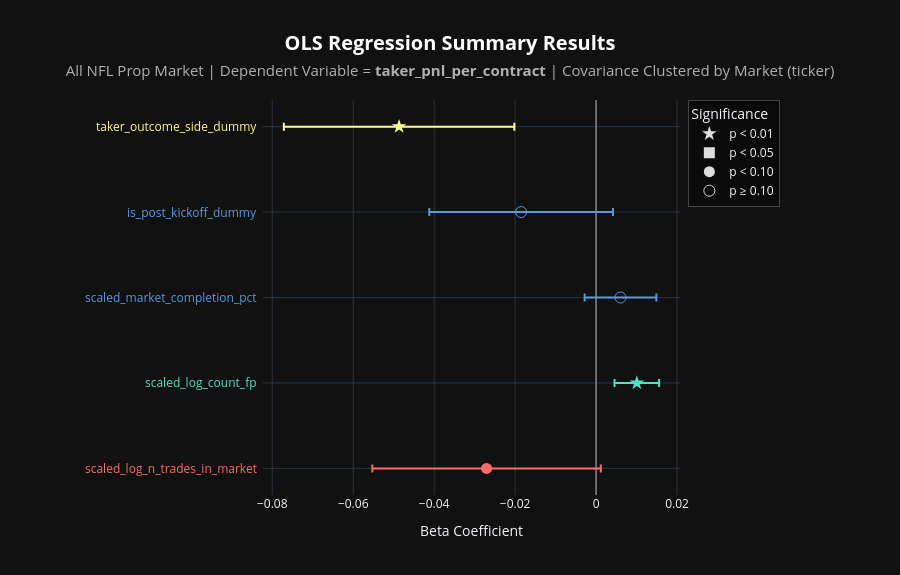

Source (notebook cell):
### Code cell
# Regression Analysis: Taker PnL
# Note, hover for regression details

graph_regression(
    df           = kalshi_df,
    graph_title  = "All NFL",
    side         = 'taker',
    n_req_trades = 500,
    show_const   = False
)

### Figure 1 — Plotly figure (JSON) as saved in the notebook; plotly's stock layout.template omitted (floating-point values rounded to 4 significant figures)
{"data": [{"customdata": [[0.0603, 0.0144, -1.879, 0, 0.0002822, -95.86, 51.03, -0.05527, 0.001173]], "error_x": {"array": [0.02822], "color": "#FF6B6B", "type": "data", "visible": true}, "hovertemplate": "<b>Independent Variable:</b> %{y}<br><b>Beta:</b> %{x:.4f}<br><b>95% CI:</b> [%{customdata[7]:.4f}, %{customdata[8]:.4f}]<br><br><b>Clustered (by ticker):</b><br>p-value: %{customdata[0]:.4f}<br>Std Error: %{customdata[1]:.4f}<br>t-statistic: %{customdata[2]:.2f}<br><br><b>Naive (non-clustered):</b><br>p-value: %{customdata[3]:.4f}<br>Std Error: %{customdata[4]:.4f}<br>t-statistic: %{customdata[5]:.2f}<br><br><b>SE inflation (clustered / naive):</b> %{customdata[6]:.2f}x<extra></extra>", "marker": {"color": "#FF6B6B", "size": 11, "symbol": "circle"}, "mode": "markers", "showlegend": false, "type": "scatter", "x": [-0.02705], "y": ["scaled_log_n_trades_in_market"]}, {"customdata": [[0.0003442, 0.002813, 3.58, 6.239e-282, 0.0002806, 35.89, 10.03, 0.004555, 0.01558]], "error_x": {"array": [0.005513], "color": "#50E3C2", "type": "data", "visible": true}, "hovertemplate": "<b>Independent Variable:</b> %{y}<br><b>Beta:</b> %{x:.4f}<br><b>95% CI:</b> [%{customdata[7]:.4f}, %{customdata[8]:.4f}]<br><br><b>Clustered (by ticker):</b><br>p-value: %{customdata[0]:.4f}<br>Std Error: %{customdata[1]:.4f}<br>t-statistic: %{customdata[2]:.2f}<br><br><b>Naive (non-clustered):</b><br>p-value: %{customdata[3]:.4f}<br>Std Error: %{customdata[4]:.4f}<br>t-statistic: %{customdata[5]:.2f}<br><br><b>SE inflation (clustered / naive):</b> %{customdata[6]:.2f}x<extra></extra>", "marker": {"color": "#50E3C2", "size": 11, "symbol": "star"}, "mode": "markers", "showlegend": false, "type": "scatter", "x": [0.01007], "y": ["scaled_log_count_fp"]}, {"customdata": [[0.1819, 0.004519, 1.335, 1.26e-50, 0.0004031, 14.96, 11.21, -0.002824, 0.01489]], "error_x": {"array": [0.008857], "color": "#5A99E0", "type": "data", "visible": true}, "hovertemplate": "<b>Independent Variable:</b> %{y}<br><b>Beta:</b> %{x:.4f}<br><b>95% CI:</b> [%{customdata[7]:.4f}, %{customdata[8]:.4f}]<br><br><b>Clustered (by ticker):</b><br>p-value: %{customdata[0]:.4f}<br>Std Error: %{customdata[1]:.4f}<br>t-statistic: %{customdata[2]:.2f}<br><br><b>Naive (non-clustered):</b><br>p-value: %{customdata[3]:.4f}<br>Std Error: %{customdata[4]:.4f}<br>t-statistic: %{customdata[5]:.2f}<br><br><b>SE inflation (clustered / naive):</b> %{customdata[6]:.2f}x<extra></extra>", "marker": {"color": "#5A99E0", "size": 11, "symbol": "circle-open"}, "mode": "markers", "showlegend": false, "type": "scatter", "x": [0.006033], "y": ["scaled_market_completion_pct"]}, {"customdata": [[0.1097, 0.01158, -1.599, 3.261e-114, 0.0008152, -22.72, 14.2, -0.04121, 0.004177]], "error_x": {"array": [0.02269], "color": "#5A99E0", "type": "data", "visible": true}, "hovertemplate": "<b>Independent Variable:</b> %{y}<br><b>Beta:</b> %{x:.4f}<br><b>95% CI:</b> [%{customdata[7]:.4f}, %{customdata[8]:.4f}]<br><br><b>Clustered (by ticker):</b><br>p-value: %{customdata[0]:.4f}<br>Std Error: %{customdata[1]:.4f}<br>t-statistic: %{customdata[2]:.2f}<br><br><b>Naive (non-clustered):</b><br>p-value: %{customdata[3]:.4f}<br>Std Error: %{customdata[4]:.4f}<br>t-statistic: %{customdata[5]:.2f}<br><br><b>SE inflation (clustered / naive):</b> %{customdata[6]:.2f}x<extra></extra>", "marker": {"color": "#5A99E0", "size": 11, "symbol": "circle-open"}, "mode": "markers", "showlegend": false, "type": "scatter", "x": [-0.01852], "y": ["is_post_kickoff_dummy"]}, {"customdata": [[0.0008068, 0.01452, -3.35, 0, 0.0008629, -56.4, 16.83, -0.07713, -0.0202]], "error_x": {"array": [0.02847], "color": "#FDFD96", "type": "data", "visible": true}, "hovertemplate": "<b>Independent Variable:</b> %{y}<br><b>Beta:</b> %{x:.4f}<br><b>95% CI:</b> [%{customdata[7]:.4f}, %{customdata[8]:.4f}]<br><br><b>Clustered (by ticker):</b><br>p-value: %{customdata[0]:.4f}<br>Std Error: %{customdata[1]:.4f}<br>t-statistic: %{customdata[2]:.2f}<br><br><b>Naive (non-clustered):</b><br>p-value: %{customdata[3]:.4f}<br>Std Error: %{customdata[4]:.4f}<br>t-statistic: %{customdata[5]:.2f}<br><br><b>SE inflation (clustered / naive):</b> %{customdata[6]:.2f}x<extra></extra>", "marker": {"color": "#FDFD96", "size": 11, "symbol": "star"}, "mode": "markers", "showlegend": false, "type": "scatter", "x": [-0.04866], "y": ["taker_outcome_side_dummy"]}, {"hoverinfo": "skip", "marker": {"color": "#dddddd", "size": 11, "symbol": "star"}, "mode": "markers", "name": "p < 0.01", "showlegend": true, "type": "scatter", "x": [null], "y": [null]}, {"hoverinfo": "skip", "marker": {"color": "#dddddd", "size": 11, "symbol": "square"}, "mode": "markers", "name": "p < 0.05", "showlegend": true, "type": "scatter", "x": [null], "y": [null]}, {"hoverinfo": "skip", "marker": {"color": "#dddddd", "size": 11, "symbol": "circle"}, "mode": "markers", "name": "p < 0.10", "showlegend": true, "type": "scatter", "x": [null], "y": [null]}, {"hoverinfo": "skip", "marker": {"color": "#dddddd", "size": 11, "symbol": "circle-open"}, "mode": "markers", "name": "p ≥ 0.10", "showlegend": true, "type": "scatter", "x": [null], "y": [null]}], "layout": {"annotations": [{"font": {"color": "#FF6B6B", "size": 12}, "showarrow": false, "text": "scaled_log_n_trades_in_market", "x": -0.01, "xanchor": "right", "xref": "paper", "y": "scaled_log_n_trades_in_market", "yanchor": "middle", "yref": "y"}, {"font": {"color": "#50E3C2", "size": 12}, "showarrow": false, "text": "scaled_log_count_fp", "x": -0.01, "xanchor": "right", "xref": "paper", "y": "scaled_log_count_fp", "yanchor": "middle", "yref": "y"}, {"font": {"color": "#5A99E0", "size": 12}, "showarrow": false, "text": "scaled_market_completion_pct", "x": -0.01, "xanchor": "right", "xref": "paper", "y": "scaled_market_completion_pct", "yanchor": "middle", "yref": "y"}, {"font": {"color": "#5A99E0", "size": 12}, "showarrow": false, "text": "is_post_kickoff_dummy", "x": -0.01, "xanchor": "right", "xref": "paper", "y": "is_post_kickoff_dummy", "yanchor": "middle", "yref": "y"}, {"font": {"color": "#FDFD96", "size": 12}, "showarrow": false, "text": "taker_outcome_side_dummy", "x": -0.01, "xanchor": "right", "xref": "paper", "y": "taker_outcome_side_dummy", "yanchor": "middle", "yref": "y"}], "height": 575, "legend": {"bgcolor": "rgba(0,0,0,0.35)", "bordercolor": "#444444", "borderwidth": 1, "title": {"text": "Significance"}, "x": 1.02, "xanchor": "left", "y": 1, "yanchor": "top"}, "margin": {"l": 263, "r": 220}, "paper_bgcolor": "#111111", "plot_bgcolor": "#111111", "title": {"font": {"color": "#ffffff", "size": 20}, "text": "<b>OLS Regression Summary Results</b><br><span style='font-size: 15px; color: #b0b0b0;'>All NFL Prop Market | Dependent Variable = <b>taker_pnl_per_contract</b> | Covariance Clustered by Market (ticker)</span>", "x": 0.5, "xanchor": "center"}, "xaxis": {"title": {"text": "Beta Coefficient"}, "zeroline": true, "zerolinecolor": "#888888", "zerolinewidth": 1.5}, "yaxis": {"showticklabels": false, "title": {}}}}
